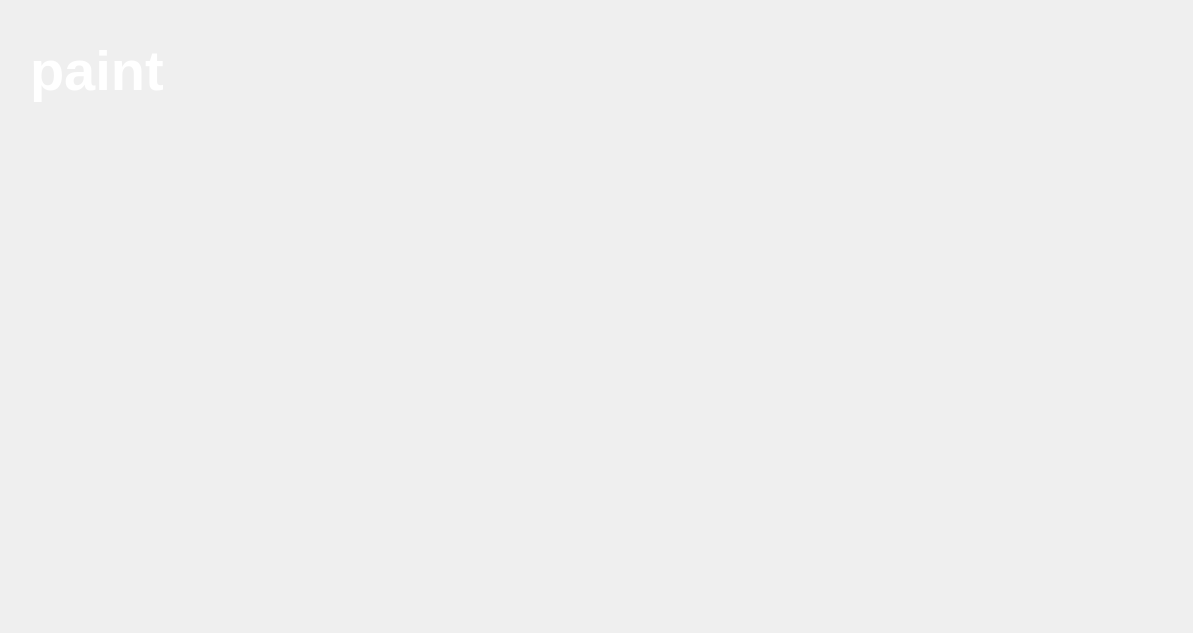
    <widget class="QWidget" name="paint_page">
     <widget class="QLabel" name="paint_title">
      <property name="geometry">
       <rect>
        <x>30</x>
        <y>10</y>
        <width>281</width>
        <height>121</height>
       </rect>
      </property>
      <property name="palette">
       <palette>
        <active>
         <colorrole role="WindowText">
          <brush brushstyle="SolidPattern">
           <color alpha="255">
            <red>255</red>
            <green>255</green>
            <blue>255</blue>
           </color>
          </brush>
         </colorrole>
        </active>
        <inactive>
         <colorrole role="WindowText">
          <brush brushstyle="SolidPattern">
           <color alpha="255">
            <red>255</red>
            <green>255</green>
            <blue>255</blue>
           </color>
          </brush>
         </colorrole>
        </inactive>
        <disabled>
         <colorrole role="WindowText">
          <brush brushstyle="SolidPattern">
           <color alpha="255">
            <red>127</red>
            <green>88</green>
            <blue>110</blue>
           </color>
          </brush>
         </colorrole>
        </disabled>
       </palette>
      </property>
      <property name="font">
       <font>
        <pointsize>42</pointsize>
        <weight>75</weight>
        <bold>true</bold>
       </font>
      </property>
      <property name="text">
       <string>paint</string>
      </property>
     </widget>
     <widget class="HomeButtonQLabel" name="paint_home_button">
      <property name="geometry">
       <rect>
        <x>10</x>
        <y>530</y>
        <width>60</width>
        <height>60</height>
       </rect>
      </property>
      <property name="text">
       <string/>
      </property>
      <property name="pixmap">
       <pixmap>../Media/home.png</pixmap>
      </property>
      <property name="scaledContents">
       <bool>true</bool>
      </property>
     </widget>
     <widget class="Paint" name="paint" native="true">
      <property name="geometry">
       <rect>
        <x>230</x>
        <y>60</y>
        <width>721</width>
        <height>501</height>
       </rect>
      </property>
      <widget class="QLabel" name="paint_canvas">
       <property name="geometry">
        <rect>
         <x>10</x>
         <y>10</y>
         <width>711</width>
         <height>491</height>
        </rect>
       </property>
       <property name="text">
        <string/>
       </property>
      </widget>
     </widget>
     <widget class="QLabel" name="paint_background">
      <property name="geometry">
       <rect>
        <x>0</x>
        <y>0</y>
        <width>1184</width>
        <height>624</height>
       </rect>
      </property>
      <property name="text">
       <string/>
      </property>
      <property name="pixmap">
       <pixmap>../Media/paint/paint_background.png</pixmap>
      </property>
      <property name="scaledContents">
       <bool>true</bool>
      </property>
     </widget>
     <zorder>paint_background</zorder>
     <zorder>paint</zorder>
     <zorder>paint_title</zorder>
     <zorder>paint_home_button</zorder>
    </widget>
